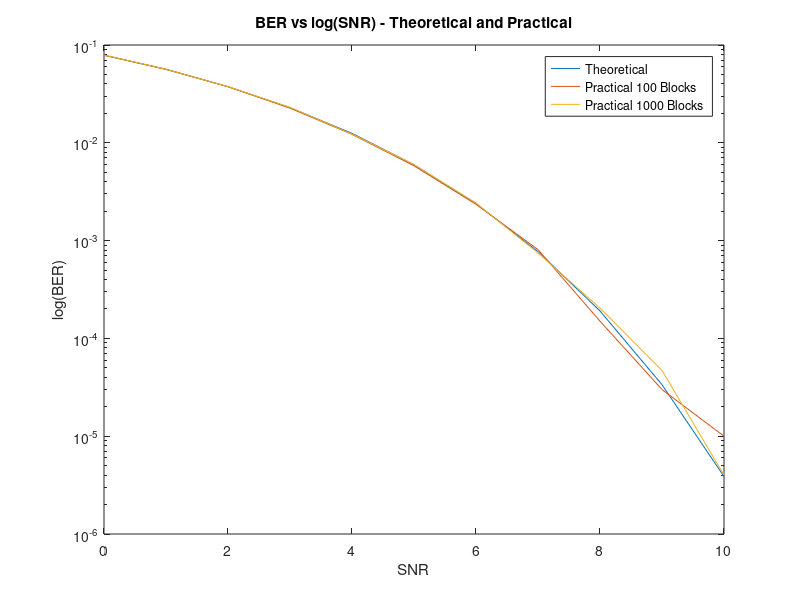

MATLAB code for this plot:
clc;
clear all;

%% Input Data Sequence

NA = 1000;
bits = randi([0 1], NA, 1);
symbols = zeros(NA, 1);

%% Symbol Mapper

energy = 1;

for n = 1:NA
    symbols(n) = (1 - 2*bits(n))*sqrt(energy);
end

%% AWGN Channel

N0 = 1;
noise  = sqrt(N0/2)*randn(NA,1);
r = symbols + noise;

%% Decision Device

a_hat = zeros(NA, 1);

for i=1:NA
    if r(i)>=0
        a_hat(i)=0;
    else
        a_hat(i)=1;
    end
end

%% Data sink

error = xor(bits,a_hat);
p_hat = sum(error)/NA;

%% Splitting to block level

NA = 1000;
NF = 100;

bits = randi([0 1], NA, NF);
symbols = zeros(NA, NF);
r = zeros(NA, NF);
p = zeros(1, NF);
a_hat = zeros(NA, NF);

energy = 1;
N0 = 1;

for i = 1:NF
    symbols(:, i) = (1 - 2*bits(:, i))*sqrt(energy);
    noise  = sqrt(N0/2)*randn(NA,1);
    r(:,i) = symbols(:, i) + noise;

    % Decision
    for j=1:NA
        if r(j, i)>=0
            a_hat(j, i)=0;
        else
            a_hat(j, i)=1;
        end
    end
    
    % Blockwise errors
    error = xor(bits(:, i), a_hat(:, i));
    p(1,i) = sum(error);
end

p_hat = sum(p)/(NA*NF);

%% Generating Practical BERs

SNR_db = 0:10;
SNR_lin=10.^(SNR_db./10);
energy = 1;
noises = energy./SNR_lin;
NA = 1000;
NF = 100;
bits = randi([0 1], NA, NF);
symbols = zeros(NA, NF);
r = zeros(NA, NF);
a_hat = zeros(NA, NF);
pErrSim = zeros(1,length(SNR_db));
pErrTheo = zeros(1,length(SNR_db));
pErrSim50 = zeros(1,length(SNR_db));

% Theoretical
for i=1:length(SNR_lin)
    pErrTheo(i) = qfunc(sqrt(2*energy/noises(i)));
end

% Simulated
for k=1:length(noises)
    N0 = noises(k);
    p = zeros(1, NF);
    for i = 1:NF
        symbols(:, i) = (1 - 2*bits(:, i))*sqrt(energy);
        noise  = sqrt(N0/2)*randn(NA,1);
        r(:,i) = symbols(:, i) + noise;
    
        % Decision
        for j=1:NA
            if r(j, i)>=0
                a_hat(j, i)=0;
            else
                a_hat(j, i)=1;
            end
        end
        
        % Blockwise errors
        error = xor(bits(:, i), a_hat(:, i));
        p(i) = sum(error);
    end
    pErrSim(k) = sum(p)/(NA*NF);
end

% Generated Enough Number of Blocks
NF = 1000;
bits = randi([0 1], NA, NF);
symbols = zeros(NA, NF);
r = zeros(NA, NF);
a_hat = zeros(NA, NF);

% Simulated
for k=1:length(noises)
    N0 = noises(k);
    p = zeros(1, NF);
    for i = 1:NF
        symbols(:, i) = (1 - 2*bits(:, i))*sqrt(energy);
        noise  = sqrt(N0/2)*randn(NA,1);
        r(:,i) = symbols(:, i) + noise;
    
        % Decision
        for j=1:NA
            if r(j, i)>=0
                a_hat(j, i)=0;
            else
                a_hat(j, i)=1;
            end
        end
        
        % Blockwise errors
        error = xor(bits(:, i), a_hat(:, i));
        p(i) = sum(error);
    end
    pErrSim50(k) = sum(p)/(NA*NF);
end

semilogy(SNR_db,pErrTheo);
hold on;
semilogy(SNR_db,pErrSim);
hold on;
semilogy(SNR_db,pErrSim50);
title('BER vs log(SNR) - Theoretical and Practical');
ylabel('log(BER)')
xlabel('SNR')
legend('Theoretical', 'Practical 100 Blocks', 'Practical 1000 Blocks')